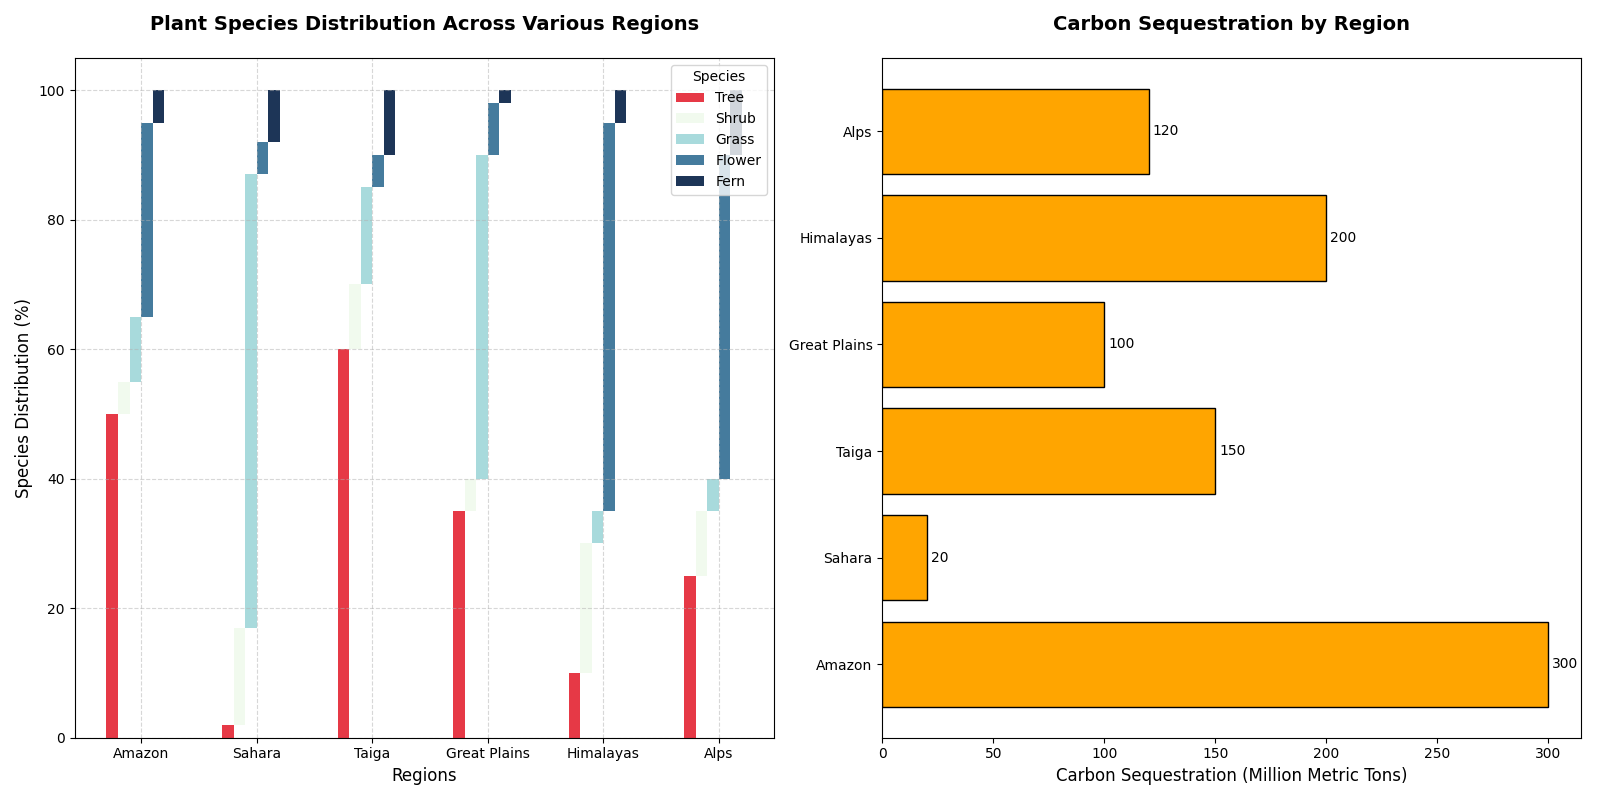

Source code (Python):
import matplotlib.pyplot as plt
import numpy as np

# Data
regions = ['Amazon', 'Sahara', 'Taiga', 'Great Plains', 'Himalayas', 'Alps']
species = ['Tree', 'Shrub', 'Grass', 'Flower', 'Fern']
species_distribution = [
    [50, 5, 10, 30, 5],    # Amazon
    [2, 15, 70, 5, 8],     # Sahara
    [60, 10, 15, 5, 10],   # Taiga
    [35, 5, 50, 8, 2],     # Great Plains
    [10, 20, 5, 60, 5],    # Himalayas
    [25, 10, 5, 50, 10]    # Alps
]

carbon_sequestration = [300, 20, 150, 100, 200, 120]

# New bar colors
colors = ['#E63946', '#F1FAEE', '#A8DADC', '#457B9D', '#1D3557']  # Red, light cyan, cyan, blue, dark blue

fig, (ax1, ax2) = plt.subplots(1, 2, figsize=(16, 8))
bar_width = 0.1
sequence_ids = np.arange(len(regions))

# Stacked bar chart for species distribution
for i, specie in enumerate(species):
    currentSpeciesDistribution = [dist[i] for dist in species_distribution]
    bottom_vals = np.sum([list(species_distribution[j][:i]) for j in range(len(regions))], axis=1) if i > 0 else None
    ax1.bar(sequence_ids + i * bar_width, currentSpeciesDistribution, bar_width, label=specie, color=colors[i], bottom=bottom_vals)

ax1.set_xlabel('Regions', fontsize=12)
ax1.set_ylabel('Species Distribution (%)', fontsize=12)
ax1.set_title('Plant Species Distribution Across Various Regions', fontsize=14, fontweight='bold', pad=20)
ax1.set_xticks(sequence_ids + bar_width * 2.5)
ax1.set_xticklabels(regions)
ax1.legend(title='Species', loc='upper right')
ax1.grid(True, linestyle='--', alpha=0.5)

# Bar chart for carbon sequestration
bars = ax2.barh(regions, carbon_sequestration, color='orange', edgecolor='black')

ax2.set_xlabel('Carbon Sequestration (Million Metric Tons)', fontsize=12)
ax2.set_title('Carbon Sequestration by Region', fontsize=14, fontweight='bold', pad=20)

for bar in bars:
    width = bar.get_width()
    ax2.annotate(f'{width}', 
                 xy=(width, bar.get_y() + bar.get_height()/2), 
                 xytext=(3, 0), 
                 textcoords='offset points', 
                 ha='left', va='center', fontsize=10)

plt.tight_layout()
plt.show()
